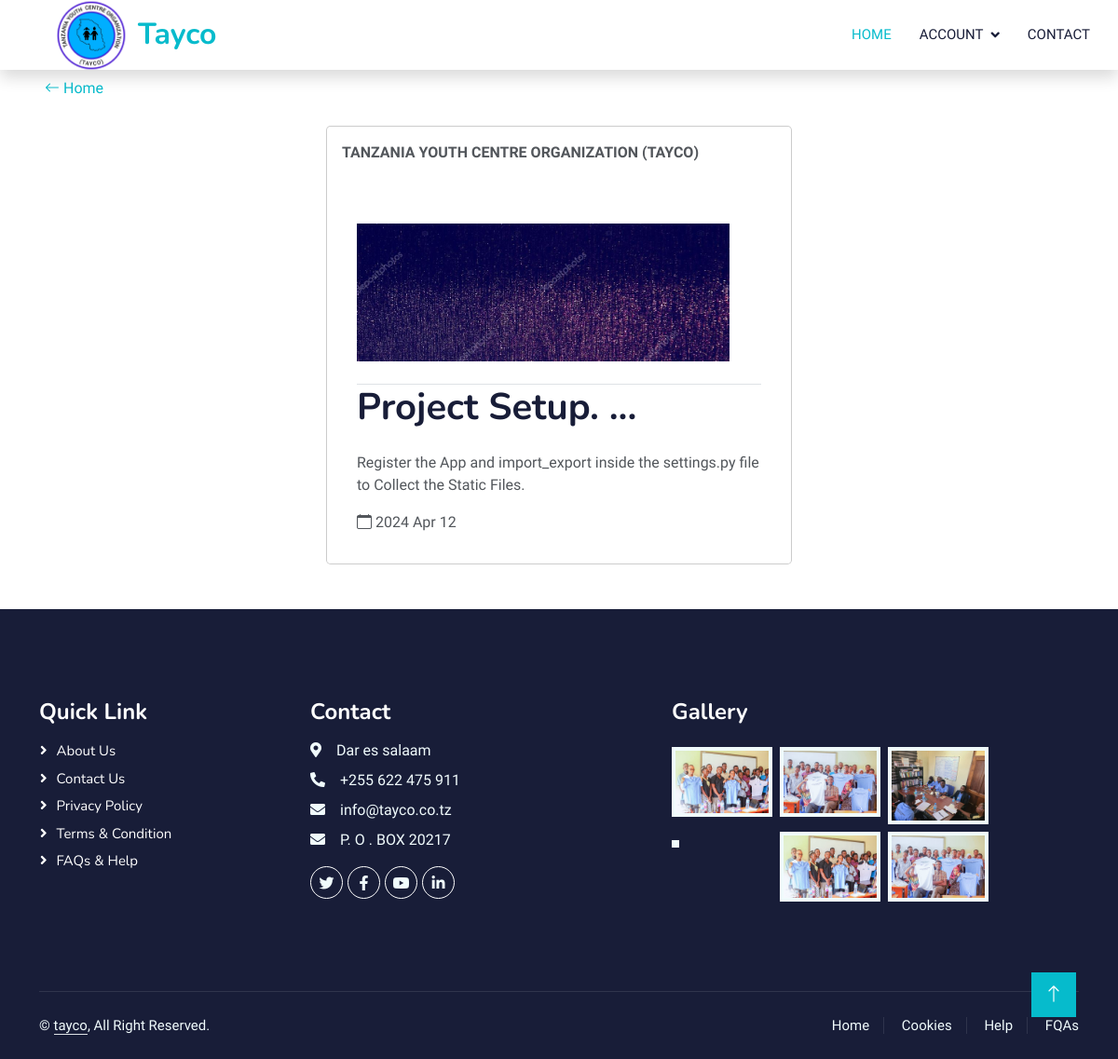
The app's page /project/1 with its own data.
### project/models.py (models this page shows, shortened)
class Project(models.Model):
    project_name = models.CharField(max_length=50,unique=True)
    desription = models.TextField(max_length=255)
    image = models.ImageField(upload_to='project', blank=True, null=True,default='project/noimag.png' )
    created_at = models.DateTimeField(auto_now_add=True,null=True)
    updated_at = models.DateTimeField(auto_now=True,null=True)
    @property
    def gt_image(self):
        if self.image :
            return self.image.url
        return 'project/noimag.png'

### project/views.py (the view)
# urls.py: path('',views.view,name='projects' ),
def view(request,pk):
    project = Project.objects.filter(pk=pk).get()
    return render(request,'view.html',{'project':project})

### template/view.html (shortened to what this page needs)
{% load static %}
<!DOCTYPE html>
<html lang="en">
<head>
    <link href="" {% static 'css/all.min.css' %} rel="stylesheet">
    <link href="https://cdn.jsdelivr.net/npm/bootstrap-icons@1.4.1/font/bootstrap-icons.css" rel="stylesheet">
    <link href="https://cdnjs.cloudflare.com/ajax/libs/font-awesome/5.10.0/css/all.min.css" rel="stylesheet">
    <link href="https://cdn.jsdelivr.net/npm/bootstrap-icons@1.4.1/font/bootstrap-icons.css" rel="stylesheet">
    <link href={% static 'lib/animate/animate.min.css' %} rel="stylesheet">
    <link href={% static 'lib/owlcarousel/assets/owl.carousel.min.css' %} rel="stylesheet">
    <link href={% static 'css/bootstrap.min.css' %} rel="stylesheet">
    <link href={% static 'css/style.css' %} rel="stylesheet">
</head>
<body>
    <nav class="navbar navbar-expand-lg bg-white navbar-light shadow sticky-top p-0">
        <a href={% url 'home' %} class="navbar-brand d-flex align-items-center px-4 px-lg-5">
            <img src={% static 'img/logo.png' %} alt="" srcset="" class="py-4"
                style="width: 100px; padding-bottom: 30px;">
            <h2 class="m-0 text-primary">Tayco</h2>
        </a>
        <div class="collapse navbar-collapse" id="navbarCollapse">
            <div class="navbar-nav ms-auto p-4 p-lg-0">
                <a href="{% url 'home' %}"  class="nav-item nav-link active">Home</a>
                <div class="nav-item dropdown">
                    <a href="#" class="nav-link dropdown-toggle" data-bs-toggle="dropdown">account</a>
                </div>
                <a href="contact.html" class="nav-item nav-link">Contact</a>
            </div>
        </div>
    </nav>
    <div >
        <div class="my-2 mx-5 ">
            <a href="{% url 'home' %}" > Home</a>
        </div>
    <div class="modal-dialog" role="document">
        <div class="modal-content col-12">
            <div class="modal-body">
                <strong class="text-center"> TANZANIA YOUTH CENTRE ORGANIZATION (TAYCO)</strong> <br>
                 <br><br>
                 <div >
                    <div class="" role="document">
                      <div class="">
                        <div class="modal-body col-12">
                          <div class="border-bottom pb-4">
                            <img src="{{ project.gt_image }} " alt="" srcset="" style="width: 25rem;">
                          </div>
                          <h1>{{project.project_name}}</h1>
                          <div class="mt-1 py-3">
                            {{project.desription}}
                          </div>
                          <div class="post-meta">
                            <i class="bi bi-calendar"></i>
                            {{ project.created_at | date:'Y M d' }}
                        </div>
                        </div>
                      </div>
                    </div>
                  </div>
        </div>
    </div>
</div>
    <div class="container-fluid bg-dark text-light footer pt-5 mt-5 wow fadeIn" data-wow-delay="0.1s">
        <div class="container py-5">
            <div class="row g-5">
                <div class="col-lg-3 col-md-6">
                    <h4 class="text-white mb-3">Quick Link</h4>
                    <a class="btn btn-link" href="about.html">About Us</a>
                    <a class="btn btn-link" href="contact.html">Contact Us</a>
                    <a class="btn btn-link" href="#">Privacy Policy</a>
                    <a class="btn btn-link" href="#">Terms & Condition</a>
                    <a class="btn btn-link" href="#">FAQs & Help</a>
                </div>
                <div class="col-lg-4 col-md-6">
                    <h4 class="text-white mb-3">Contact</h4>
                    <p class="mb-2"><i class="fa fa-map-marker-alt me-3"></i>Dar es salaam</p>
                    <p class="mb-2"><i class="fa fa-phone-alt me-3"></i>+255 622 475 911</p>
                    <p class="mb-2"><i class="fa fa-envelope me-3"></i>info@tayco.co.tz</p>
                    <p class="mb-2"><i class="fa fa-envelope me-3"></i>P. O . BOX 20217</p>
                    <div class="d-flex pt-2">
                        <a class="btn btn-outline-light btn-social" href=""><i class="fab fa-twitter"></i></a>
                        <a class="btn btn-outline-light btn-social" href=""><i class="fab fa-facebook-f"></i></a>
                        <a class="btn btn-outline-light btn-social" href=""><i class="fab fa-youtube"></i></a>
                        <a class="btn btn-outline-light btn-social" href=""><i class="fab fa-linkedin-in"></i></a>
                    </div>
                </div>
                <div class="col-lg-4 col-md-6">
                    <h4 class="text-white mb-3">Gallery</h4>
                    <div class="row g-2 pt-2">
                        <div class="col-4">
                            <img class="img-fluid bg-light p-1" src={% static "img/slide1.jpeg" %} alt="">
                        </div>
                        <div class="col-4">
                            <img class="img-fluid bg-light p-1" src={% static "img/slide2.jpeg" %} alt="">
                        </div>
                        <div class="col-4">
                            <img class="img-fluid bg-light p-1" src={% static "img/slide3.jpeg" %} alt="">
                        </div>
                        <div class="col-4">
                            <img class="img-fluid bg-light p-1" src={% static "img/sc.jpg" %} alt="">
                        </div>
                        <div class="col-4">
                            <img class="img-fluid bg-light p-1" src={% static "img/slide1.jpeg" %} alt="">
                        </div>
                        <div class="col-4">
                            <img class="img-fluid bg-light p-1" src={% static "img/slide2.jpeg" %} alt="">
                        </div>
                    </div>
                </div>
            </div>
        </div>
        <div class="container">
            <div class="copyright">
                <div class="row">
                    <div class="col-md-6 text-center text-md-start mb-3 mb-md-0">
                        &copy; <a class="border-bottom" href="#">tayco</a>, All Right Reserved.
                    </div>
                    <div class="col-md-6 text-center text-md-end">
                        <div class="footer-menu">
                            <a href="index.html">Home</a>
                            <a href="">Cookies</a>
                            <a href="">Help</a>
                            <a href="">FQAs</a>
                        </div>
                    </div>
                </div>
            </div>
        </div>
    </div>
    <a href="#" class="btn btn-lg btn-primary btn-lg-square back-to-top"><i class="bi bi-arrow-up"></i></a>
</body>
</html>

### tayco/static/css/style.css (style rules this page uses)
:root { --primary: #06BBCC; --light: #F0FBFC; --dark: #181d38; }
.back-to-top { position: fixed; display: none; right: 45px; bottom: 45px; z-index: 99; }
.btn { font-family: 'Nunito', sans-serif; font-weight: 600; transition: .5s; }
.btn.btn-primary, .btn.btn-secondary { color: #FFFFFF; }
.btn-lg-square { width: 48px; height: 48px; }
.btn-square, .btn-sm-square, .btn-lg-square { padding: 0; display: flex; align-items: center; justify-content: center; font-weight: normal; border-radius: 0px; }
.navbar .dropdown-toggle::after { border: none; content: "\f107"; font-family: "Font Awesome 5 Free"; font-weight: 900; vertical-align: middle; margin-left: 8px; }
.navbar-light .navbar-nav .nav-link { margin-right: 30px; padding: 25px 0; color: #FFFFFF; font-size: 15px; text-transform: uppercase; outline: none; }
.navbar-light .navbar-nav .nav-link:hover, .navbar-light .navbar-nav .nav-link.active { color: var(--primary); }
.navbar-light .navbar-brand, .navbar-light a.btn { height: 75px; }
.navbar-light .navbar-nav .nav-link { color: var(--dark); font-weight: 500; }
.navbar-light.sticky-top { top: -100px; transition: .5s; }
.footer .btn.btn-social { margin-right: 5px; width: 35px; height: 35px; display: flex; align-items: center; justify-content: center; color: var(--light); font-weight: normal; border: 1px solid #FFFFFF; border-radius: 35px; transition: .3s; }
.footer .btn.btn-link { display: block; margin-bottom: 5px; padding: 0; text-align: left; color: #FFFFFF; font-size: 15px; font-weight: normal; text-transform: capitalize; transition: .3s; }
.footer .btn.btn-link::before { position: relative; content: "\f105"; font-family: "Font Awesome 5 Free"; font-weight: 900; margin-right: 10px; }
.footer .copyright { padding: 25px 0; font-size: 15px; border-top: 1px solid rgba(256, 256, 256, .1); }
.footer .copyright a { color: var(--light); }
.footer .footer-menu a { margin-right: 15px; padding-right: 15px; border-right: 1px solid rgba(255, 255, 255, .1); }
.footer .footer-menu a:last-child { margin-right: 0; padding-right: 0; border-right: none; }

### records on screen
Project: gt_image (picture), project_name "Project Setup. ...", desription "Register the App and import_export inside the settings.py file to Collect the Static Files.", created_at "2024 Apr 12"
